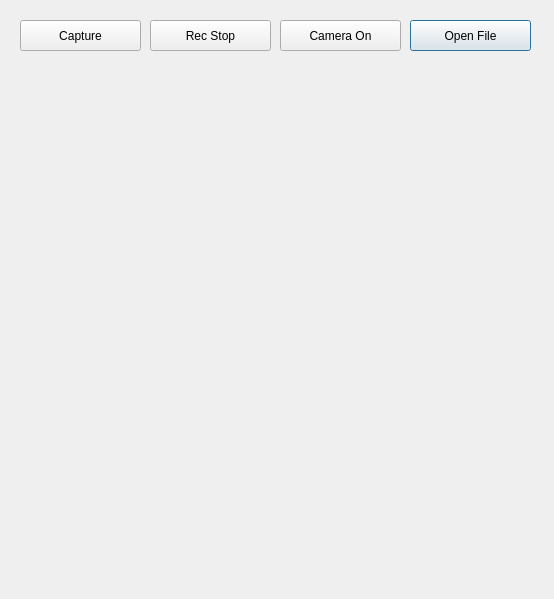
<?xml version="1.0" encoding="UTF-8"?>
<ui version="4.0">
 <class>Dialog</class>
 <widget class="QDialog" name="Dialog">
  <property name="geometry">
   <rect>
    <x>0</x>
    <y>0</y>
    <width>554</width>
    <height>599</height>
   </rect>
  </property>
  <property name="windowTitle">
   <string>Dialog</string>
  </property>
  <widget class="QLabel" name="label">
   <property name="geometry">
    <rect>
     <x>30</x>
     <y>70</y>
     <width>500</width>
     <height>500</height>
    </rect>
   </property>
   <property name="text">
    <string/>
   </property>
  </widget>
  <widget class="QPushButton" name="pushButton">
   <property name="geometry">
    <rect>
     <x>410</x>
     <y>20</y>
     <width>121</width>
     <height>31</height>
    </rect>
   </property>
   <property name="text">
    <string>Open File</string>
   </property>
  </widget>
  <widget class="QPushButton" name="pushButton_2">
   <property name="geometry">
    <rect>
     <x>280</x>
     <y>20</y>
     <width>121</width>
     <height>31</height>
    </rect>
   </property>
   <property name="text">
    <string>Camera On</string>
   </property>
  </widget>
  <widget class="QPushButton" name="btnRcord">
   <property name="geometry">
    <rect>
     <x>150</x>
     <y>20</y>
     <width>121</width>
     <height>31</height>
    </rect>
   </property>
   <property name="text">
    <string>Rec Stop</string>
   </property>
  </widget>
  <widget class="QPushButton" name="btnCapture">
   <property name="geometry">
    <rect>
     <x>20</x>
     <y>20</y>
     <width>121</width>
     <height>31</height>
    </rect>
   </property>
   <property name="text">
    <string>Capture</string>
   </property>
  </widget>
 </widget>
 <resources/>
 <connections/>
</ui>
